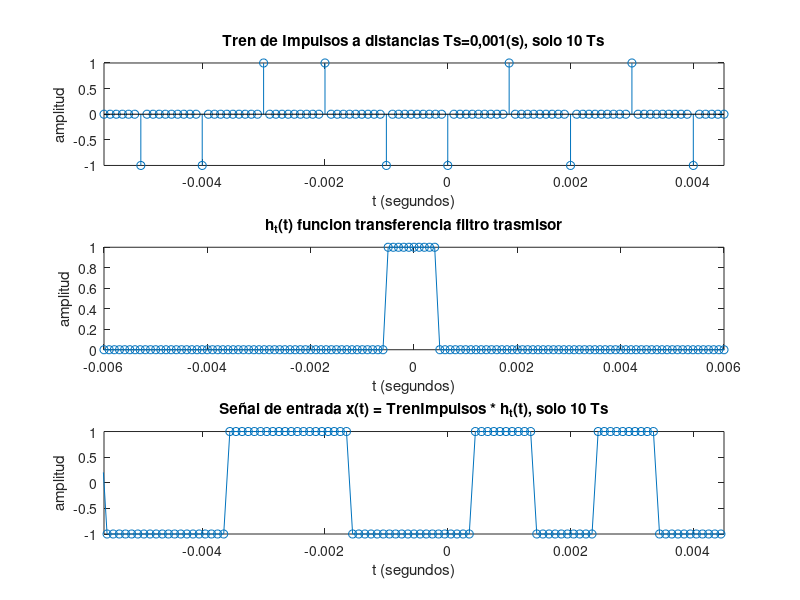
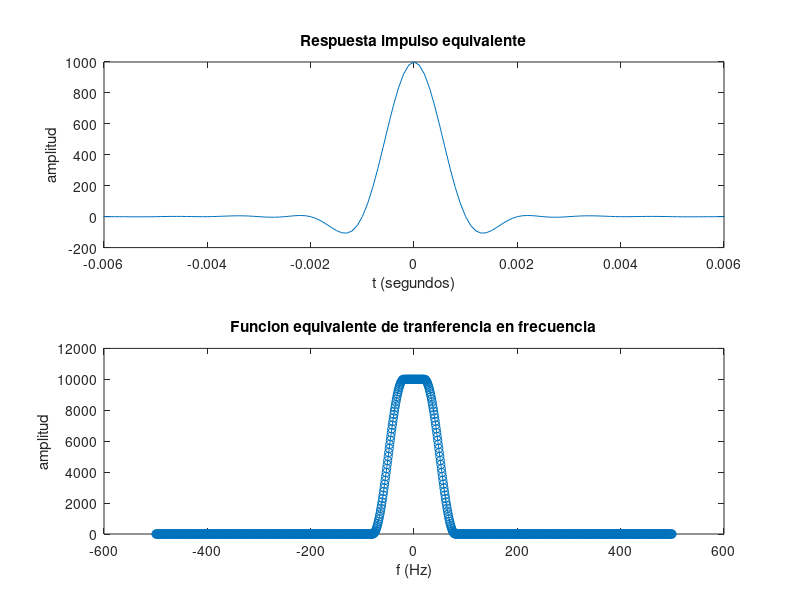
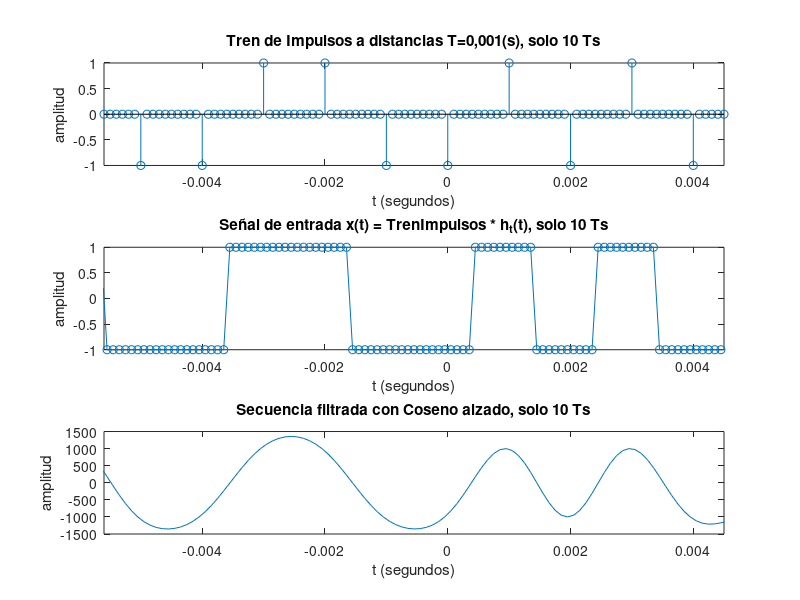
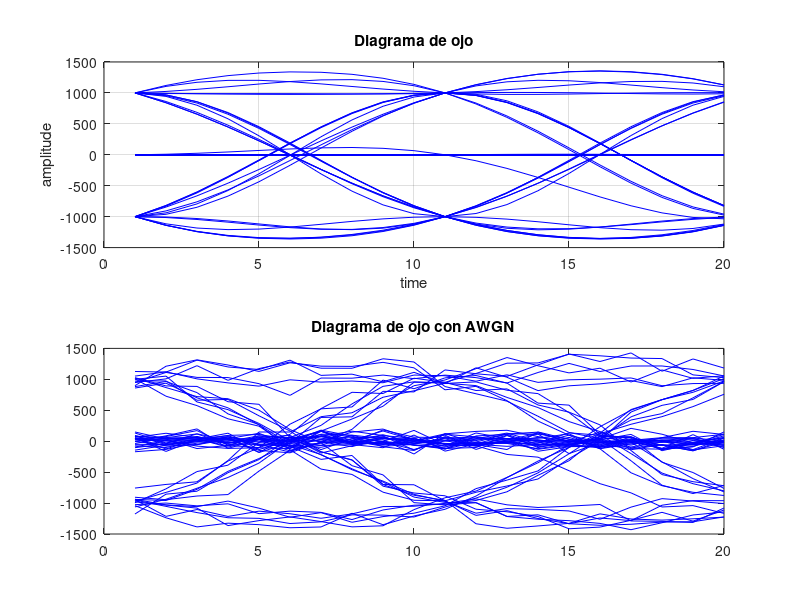

The MATLAB source for these figures, in order:
%Frecuencia y periodo de sincronizacion
fs=1000;
Ts=1/fs;

%Frecuencia de muestreo, cumpliendo Nyquist fm>=2Frecuencia max
fm=10*fs;
Tm=1/fm;


%Muestras para un periodo de sincronizacion
m=Ts/Tm;

%a_n, valores que tendran los pulsos [-1,1] antipoda binaria
valores=(2*randi([0,1],[1,10^2]))-1;

%Vector de tiempo, respecto a los impulsos que tenga el Tren.
t=[-(length(valores)/2)*Ts:Tm:(length(valores)/2)*Ts];

%Tren de Impulsos separados en Ts => por m muestras
TrenImpulsos=t;
contador=m-1;
indiceValores=1;
for index=1 : (length(t)-1)
    if(indiceValores<=length(valores))
        if(contador == (m-1) )
            TrenImpulsos(index)=valores(indiceValores);
            indiceValores=indiceValores+1;
            contador=0;
        else
            TrenImpulsos(index)=0;
            contador=contador+1;
        end
    else 
        TrenImpulsos(index)=0;
    end
end

%Onda cajon con periodo Ts, funcion transferencia filtro trasmisor h_t(t)
h_t=t;
for index = 1 : length(h_t) 
    if( (length(h_t)/2)- (m/2) <= index && index <= (length(h_t)/2)+(m/2)) %Bonito
        h_t(index)=1;
    else
        h_t(index)=0;
    end
end

%Señal de entrada x(t)
x_t=conv(TrenImpulsos,h_t);
t2=[-((length(x_t)/2)/m)*Ts:Tm:+((length(x_t)/2)/m)*Ts];

figure(1)
subplot(3,1,1); stem(t, TrenImpulsos);title('Tren de Impulsos a distancias Ts=0,001(s), solo 10 Ts'); xlabel('t (segundos)');xlim([-5.6*Ts 4.5*Ts]);ylabel('amplitud');
subplot(3,1,2); plot(t, h_t, '-o');  xlabel('t (segundos)');ylabel('amplitud'); title('h_t(t) funcion transferencia filtro trasmisor');;xlim([-6*Ts 6*Ts]);
subplot(3,1,3); plot(t2,[x_t 0], '-o'); title('Señal de entrada x(t) = TrenImpulsos * h_t(t), solo 10 Ts'); xlabel('t (segundos)');xlim([-5.6*Ts 4.5*Ts]);ylabel('amplitud');


%Coseno alzado
%Frecuencia de ancho de banda de 6dB, mitad de velocidad de simbolos
fo=fs/2;% fo=1000/2=500 Hz
sincNum = sin(2*pi*fo*t);
sincDen = (2*pi*fo*t);
sincDenZero = find(abs(sincDen) < 10^-10);
sincOp = sincNum./sincDen;
sincOp(sincDenZero) = 1;

alpha = 0.6;
cosNum = cos(2*pi*alpha*fo*t);
cosDen = (1-(4*alpha*fo*t).^2);
cosDenZero = find(abs(cosDen)< 10^-10);
cosOp = cosNum./cosDen;
cosOp(cosDenZero) = pi/4;

%Respuesta impulso equivalente h_e(t)
h_et = 2*fo*sincOp.*cosOp;
%Funcion equivalente de tranferencia H_e(t)
H_et=fft(h_et);
f=fs*(-(length(H_et)-1)/2:(length(H_et)-1)/2)/length(H_et);


figure(2)
subplot(2,1,1); plot(t, h_et);title('Respuesta impulso equivalente'); xlabel('t (segundos)'); ylabel('amplitud');xlim([-6*Ts 6*Ts]);
subplot(2,1,2); plot(f,abs(fftshift(H_et)), '-o'); title('Funcion equivalente de tranferencia en frecuencia');xlabel('f (Hz)'); ylabel('amplitud')


SecuenciaFiltrada=conv(TrenImpulsos,h_et);
tfiltrada=[-((length(SecuenciaFiltrada)/m)/2*Ts):Tm:(length(SecuenciaFiltrada)/m)/2*Ts];

figure(3)
subplot(3,1,1); stem(t, TrenImpulsos);title('Tren de Impulsos a distancias T=0,001(s), solo 10 Ts'); xlabel('t (segundos)'); ylabel('amplitud');xlim([-5.6*Ts 4.5*Ts])
subplot(3,1,2); plot(t2,[x_t 0], '-o'); title('Señal de entrada x(t) = TrenImpulsos * h_t(t), solo 10 Ts'); xlabel('t (segundos)');xlim([-5.6*Ts 4.5*Ts]);ylabel('amplitud');
subplot(3,1,3); plot(tfiltrada, [SecuenciaFiltrada 0]);title('Secuencia filtrada con Coseno alzado, solo 10 Ts'); xlabel('t (segundos)'); ylabel('amplitud');xlim([-5.6*Ts 4.5*Ts]);


SecuenciaFiltradaRecortada=[1:length(valores)*m];
shift=length(SecuenciaFiltrada)-length(x_t);
for i=1:length(valores)*m
    SecuenciaFiltradaRecortada(i)=SecuenciaFiltrada(shift+i);
end

filtro = reshape(SecuenciaFiltradaRecortada,2*m,[]);
y=awgn(filtro,18,'measured'); 
%[1,2,3,4,5,6,7,8,9,10]
%2 filas
%col:  
%f1: 1, 2, 3, 4, 5
%f2  6, 7, 8, 9, 10
figure(5);
subplot(2,1,1);plot(filtro,'b');  title('Diagrama de ojo'); xlabel('time');ylabel('amplitude');grid on
subplot(2,1,2);plot(y,'b');title('Diagrama de ojo con AWGN');
